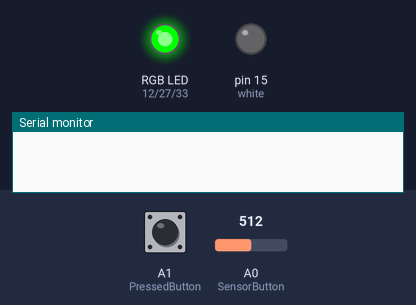
Simulated run of this sketch. Board: Arduino Mega 2560, built with avr-gcc and run on an emulated ATmega2560. On the bench: an RGB LED mixed from three pins (HIGH = lit), output pins drawn as LEDs (lit = HIGH), the last lines printed to the serial monitor. Dashed ring = blinking. The test bench sets the inputs (shaded band); at power-on: A0 (SensorButton) = 512, A1 (PressedButton) LOW. Random numbers use the default seed unless the sketch sets one.

Above: at 1.2 s.
1.3 s: A0 (SensorButton) set to 1010
At 1.4 s:
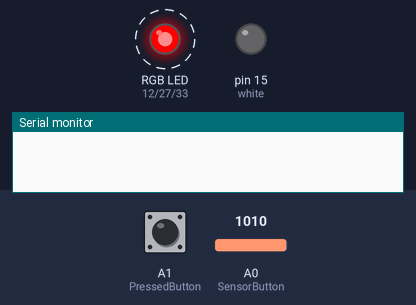
4.3 s: A1 (PressedButton) pulled HIGH for 1 s
At 6.0 s:
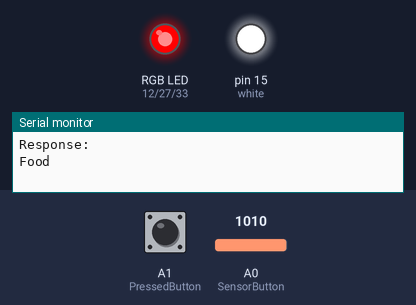
7.8 s: A0 (SensorButton) set to 990
At 9.1 s:
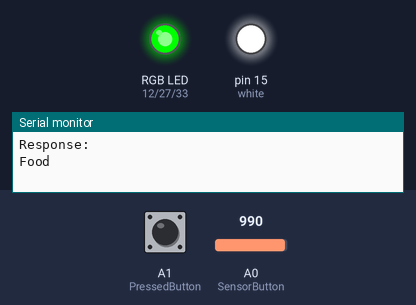
9.4 s: A1 (PressedButton) pulled HIGH for 0.15 s
At 10.7 s:
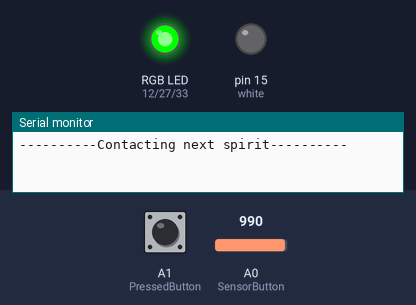
11.0 s: A0 (SensorButton) set to 1023
At 11.3 s:
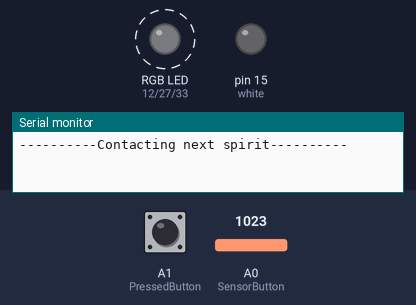
14.0 s: A0 (SensorButton) set to 900
At 15.0 s:
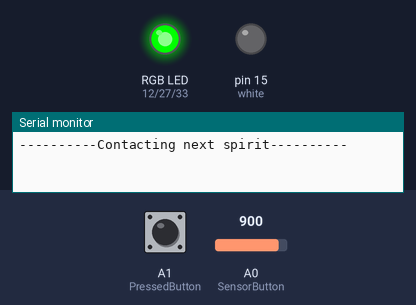
Timing chart, 0 to 16.7 s (numbered marks = the images above; inputs shaded):
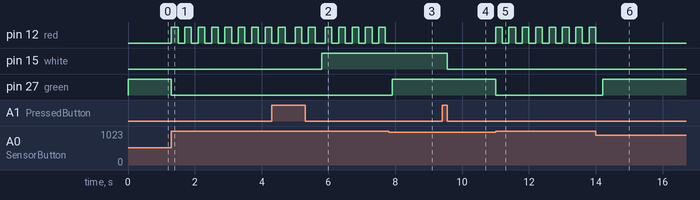

The sketch:

Project_2_Ghost_Tracker.ino
```cpp
#include <analogWrite.h>

// ----------------- FOR MY RGB -----------------------

// this is where my RGB LED is attached to on my board
int red = 12;
int green = 27;
int blue = 33;

// ----------------- FOR MY WHITE LIGHT ----------------
int white = 15;

// ----------------- FOR MY INTERACTIONS ---------------
//the BUTTON to communicate with spirits
int PressedButton = A1;

//the SENSOR to communicate with spirits
int SensorButton = A0;


//a counter for how many clicks you have done
int counter = 0;

int lastButtonState = 0;

// ------------------ FOR MY GHOST STRING ARRAY ---------

char *ghostNames[] = { "Andy Jimenez", "Teresa Blake",  "Lester Hines", "Rebecca Brown",
                       "Tanya Chapman", "Bessie Jefferson", "Rex Hughes", "Rene Myers",
                       "Danny Alvarez", "Wesley Joseph","Bernard Bridges", "Muriel Goodwin",
                       "Doyle Kennedy", "Angel Holt", "Douglas Harvey", "Toni Leonard",
                       "Jordan Moore", "Santos Mack", "Sean Farmer","Casey Mcdaniel",
                       "Joseph Fleming", "Tricia Valdez","Leonard Gonzales","Jody Hampton",
                       "Ollie Howell"};


// ------------------ FOR MY GHOST MOOD STRING ARRAY ------


char *Mood[] = { "Angry", "Upset",  "Happy", "Bashful", "Sad", "jealous", "Mischievous",
                 "Vengeful", "Content", "Excited", "Confused"};


// ------------------ FOR MY GHOST RESPONCE STRING ARRAY ------

char *Responce[] = { "Food", "Lawn Mower", "I dont Understand", "Stop", "GET OUT",
                     "please leave", "Never", "Yes", "Everywhere", "You", "Wait"};


void setup() {

Serial.begin(9600);

//declaring everything that I have being used or effected
pinMode(red, OUTPUT);
pinMode(green, OUTPUT);
pinMode(blue, OUTPUT);
pinMode(white, OUTPUT);

pinMode(PressedButton, INPUT);
pinMode(SensorButton, INPUT);
}

void loop() {

int sensorValue = analogRead(SensorButton);

int buttonState = digitalRead(PressedButton);

sensorValue = constrain(sensorValue, 500, 3700);

////to test my sensor
//Serial.println(sensorValue);
//delay(1);

//------------ SENSOR PART -------------------

if(sensorValue > 3000){
  digitalWrite(red, LOW);
  digitalWrite(blue, LOW);
  digitalWrite(green, LOW);

}

 else if(sensorValue > 1000 && sensorValue < 2500 ) {
    //this makes the button blink constantly
    digitalWrite(red, HIGH);
    digitalWrite(blue, LOW);
    digitalWrite(green, LOW);
    delay(200);
    digitalWrite(red, LOW);
    digitalWrite(blue, LOW);
    digitalWrite(green, LOW);
    delay(200);
   }

   else if(sensorValue >= 500 && sensorValue < 1000){
    //this turns the button off
     digitalWrite(green, HIGH);
     digitalWrite(red, LOW);
     digitalWrite(blue, LOW);

    } else{
     digitalWrite(green, LOW);
     digitalWrite(red, LOW);
     digitalWrite(blue, LOW);

    }

//------------ BUTTON PART -------------------

if(buttonState != lastButtonState){

  //starting the code / counting upon presses
  if(buttonState == HIGH){
    counter++;
    delay(100);
   }

   else if(counter == 1){
    digitalWrite(white, HIGH);

    //Pick a name from the ghost array at random
    Serial.println(" ");
    Serial.println("Name: ");
    Serial.print(ghostNames[random(0,25)]);

    Serial.println(" ");
    Serial.println(" ");

    //Pick an mood from the Ghost Mood array at random
    Serial.println("Mood: ");
    Serial.print(Mood[random(0,11)]);

    Serial.println(" ");
    Serial.println(" ");

     //Pick an Answer from the Ghost Answer array at random
    Serial.println("Response: ");
    Serial.print(Responce[random(0,11)]);

    Serial.println(" ");
    Serial.println(" ");

    //here I am getting a good pause to make it look like you are getting intellegent resonces
    delay(100);
   }

   else {
    Serial.println(" ");
    Serial.println(" ");
    Serial.println("----------Contacting next spirit----------");
    Serial.println(" ");
    Serial.println(" ");
    digitalWrite(white, LOW);
    counter = 0;
   }

 }

    lastButtonState = buttonState;

}
```

Measured:
- after the input at 1.3 s, pin 12 (red): alternates HIGH for 0.20 s and LOW for 0.20 s, starting at once; pin 27 (green): HIGH → LOW at once
- after the input at 4.3 s, pin 15 (white): LOW → HIGH after 1.5 s
- after the input at 7.8 s, pin 27 (green): LOW → HIGH after 0.11 s
- after the input at 9.4 s, pin 15 (white): HIGH → LOW after 0.15 s
- after the input at 11.0 s, pin 12 (red): alternates HIGH for 0.20 s and LOW for 0.20 s, starting at once; pin 27 (green): HIGH → LOW at once
- after the input at 14.0 s, pin 27 (green): LOW → HIGH after 0.20 s
